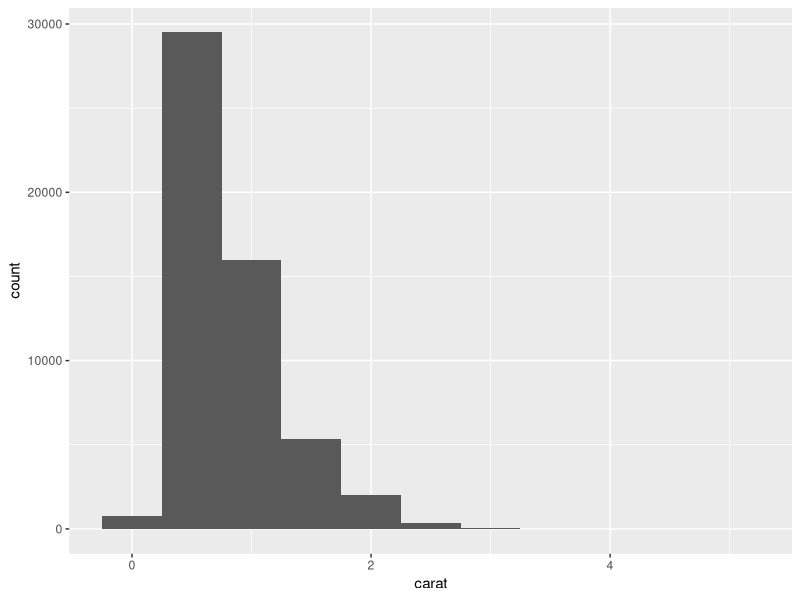
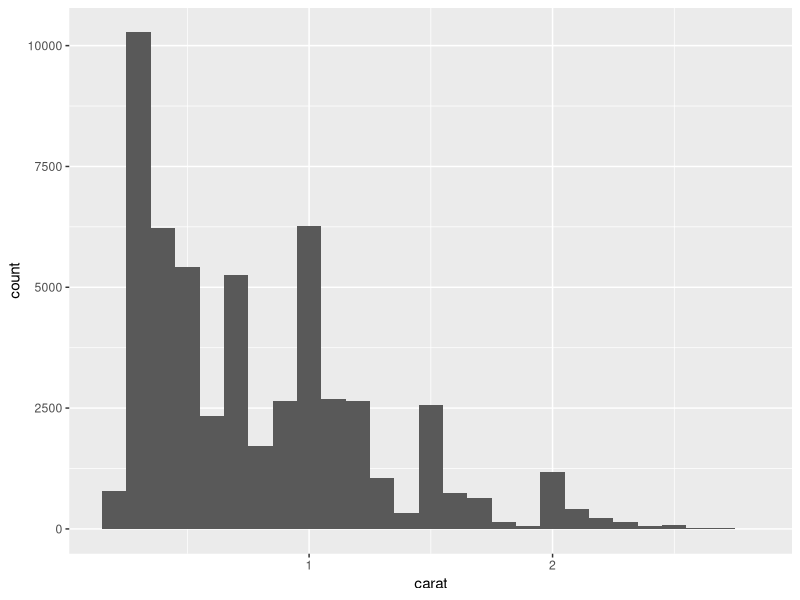
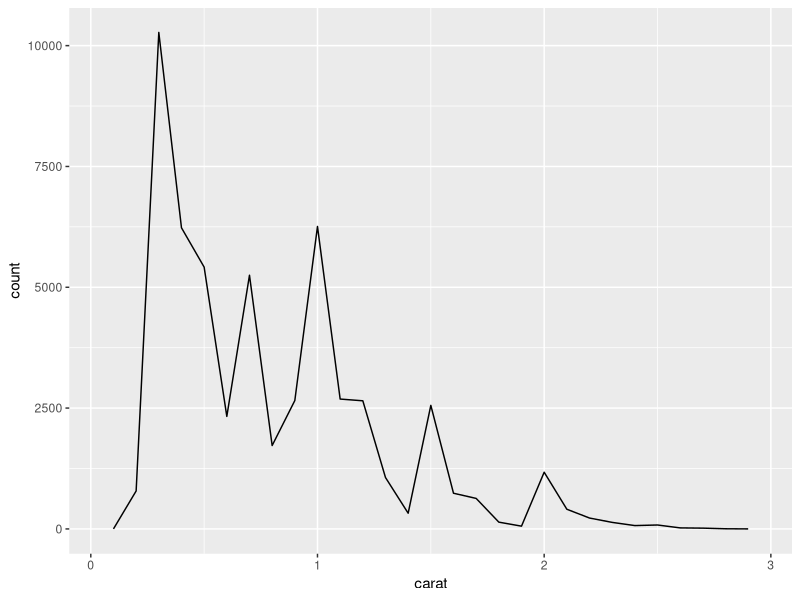
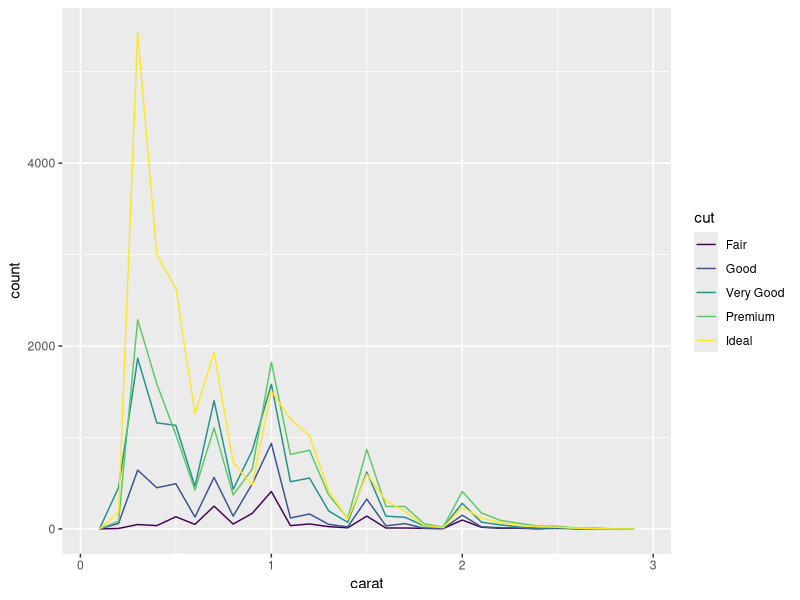
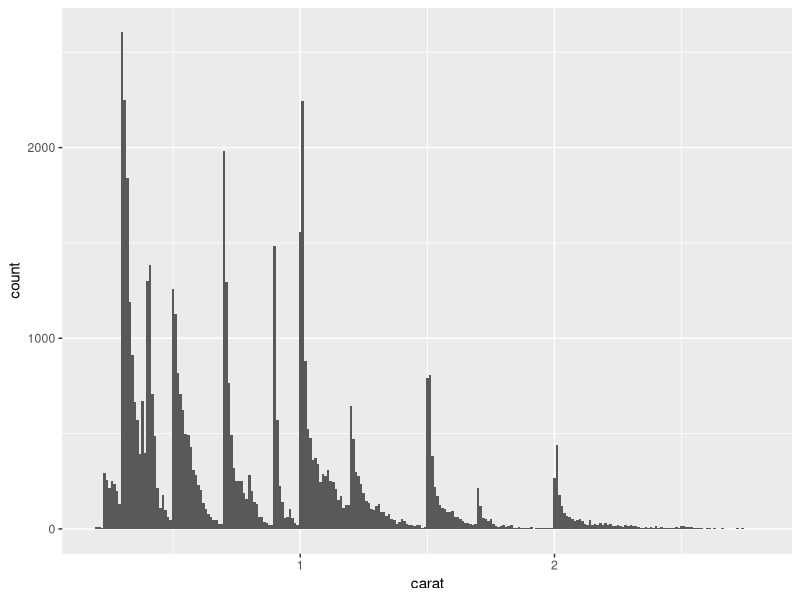
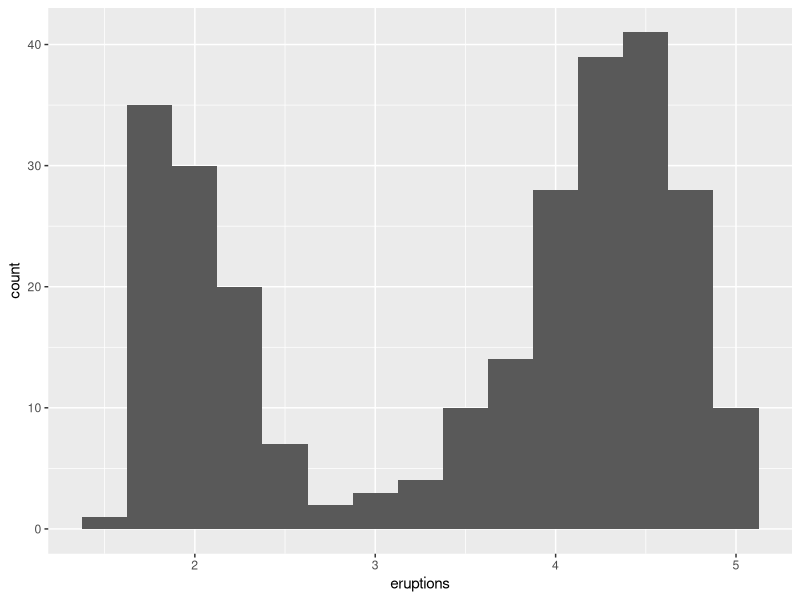
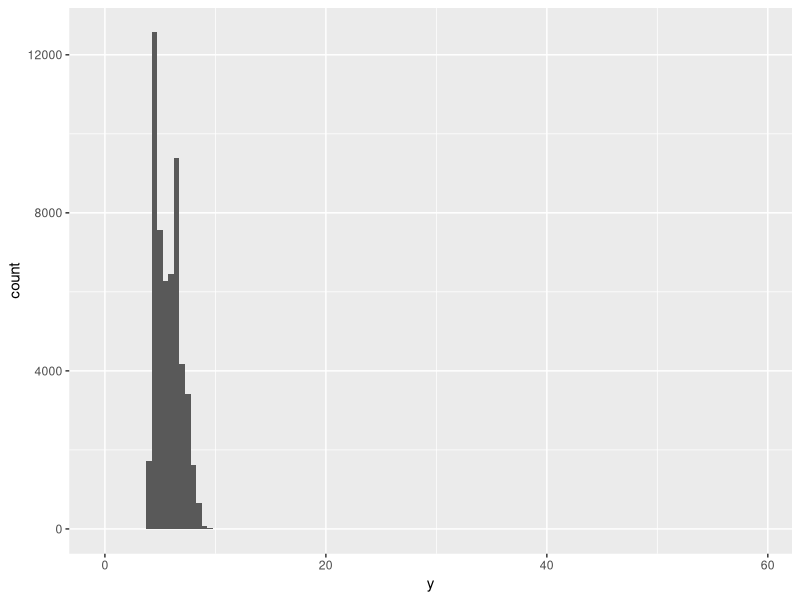
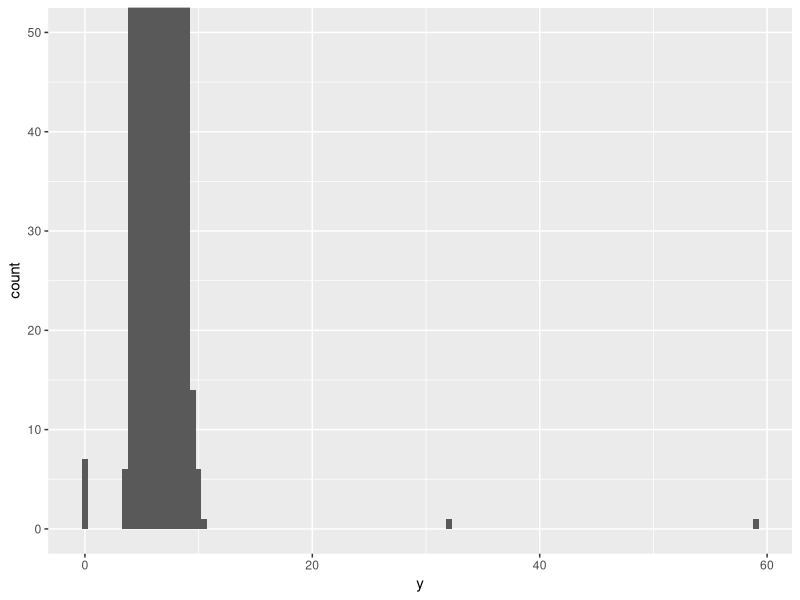

Here is the R script that generated these plots, in order:
library(ggplot2)
library(magrittr)
library(dplyr) 
ggplot(data = diamonds) +
  geom_histogram(mapping = aes(x = carat),
                 binwidth = 0.5)

smaller <- diamonds %>% filter(carat < 3)
ggplot(data = smaller, mapping = aes(x = carat)) + 
geom_histogram(binwidth = 0.1)

ggplot(data = smaller, mapping = aes(x = carat)) + 
  geom_freqpoly(binwidth = 0.1)#displaying the counts with bars, uses lines instead.

ggplot(data = smaller, mapping = aes(x = carat, color = cut)) + 
  geom_freqpoly(binwidth = 0.1)

ggplot(data = smaller, mapping = aes(x = carat)) + 
  geom_histogram(binwidth = 0.01)

ggplot(data = faithful, mapping = aes(x = eruptions)) + 
  geom_histogram(binwidth = 0.25)

ggplot(diamonds) +
  geom_histogram(mapping = aes(x = y),binwidth = 0.5)

ggplot(diamonds) +
  geom_histogram(mapping = aes(x = y),binwidth = 0.5) + 
  coord_cartesian(ylim = c(0,50))

unusual <- diamonds %>%
  filter(y < 3 | y > 20) %>%
  arrange(y)
unusual



##Explore the distribution of each of the x, y, and z variables in diamonds. 

summary(diamonds)
data <- data.frame(c(1:length(diamonds$x)),diamonds$x)
colnames(data) <- c("index","x")
ggplot(data = data, mapping = aes(x = x)) + 
  geom_histogram(binwidth = 0.1)
ggplot(data = data, mapping = aes(x = x)) + 
  geom_histogram(binwidth = 0.01)


data <- data.frame(c(1:length(diamonds$y)),diamonds$y)
colnames(data) <- c("index","y")
ggplot(data = data, mapping = aes(x = y)) + 
  geom_histogram(binwidth = 0.1)
ggplot(data = data, mapping = aes(x = y)) + 
  geom_histogram(binwidth = 0.01)



data <- data.frame(c(1:length(diamonds$z)),diamonds$z)
colnames(data) <- c("index","z")
ggplot(data = data, mapping = aes(x = z)) + 
  geom_histogram(binwidth = 0.1)
ggplot(data = data, mapping = aes(x = z)) + 
  geom_histogram(binwidth = 0.01)

# x ==> length in mm
# y ==> width in mm
# z ==> depth in mm


## Explore the distribution of price.
summary(diamonds$price)
frequency_table <- table(as.vector(diamonds$price))
most_common <- as.numeric(names(frequency_table[which.max(frequency_table)]))
most_common
ggplot(data = diamonds, mapping = aes(x = price)) + 
  geom_histogram(binwidth = 100) 
# unusual: we have a gap during 250
ggplot(data = diamonds, mapping = aes(x = price)) + 
  geom_histogram(binwidth = 50) 
ggplot(data = diamonds, mapping = aes(x = price)) + 
  geom_histogram(binwidth = 10) 
ggplot(data = diamonds, mapping = aes(x = price)) + 
  geom_histogram(binwidth = 1) 
ggplot(data = diamonds, mapping = aes(x = price)) + 
  geom_histogram(binwidth = 0.1) 


dim(diamonds)
tolerance <- 0.0001
num <- filter(diamonds, abs(carat - 0.99) < tolerance)
dim(num)
# 23 diamonds are 0.99 carat
num <- diamonds %>% filter(carat == 1)
dim(num)
# 1558 diamonds are 1 carat
#1. Perceived Value: Diamonds at exact carat weights (like 1 carat) are highly prized for their perceived prestige and milestone value.
#2. Psychological Pricing: Retailers prefer whole numbers for pricing, making 1 carat more desirable than 0.99 due to consumer perception.
#3. Market Demand: There's stronger demand for 1-carat diamonds, driven by consumer preferences and marketing.
#4. Cutting Practices: Diamond cutters aim for full carats to maximize weight retention and value, making 1-carat diamonds more common.
#5. Pricing Structure: Prices jump significantly at full carat points, making it economically favorable to produce 1-carat diamonds over 0.99 carat.
#6. Inventory Strategy: Retailers stock more of what sells best, leading to a higher availability of 1-carat diamonds compared to 0.99 carat.


ggplot(diamonds) +
  geom_histogram(mapping = aes(x = y),binwidth = 0.5) + 
  coord_cartesian(ylim = c(0,50),xlim = c(0,1000))
# What happens if you leave binwidth unset? graph will too large, we could not see the detail
# We can get more detail from it.

y <- 10
diamonds2 <- diamonds %>% filter(between(y, 3, 20))
diamonds2 <- diamonds %>% mutate(y = ifelse(y < 3 | y > 20, NA, y))
ggplot(data = diamonds2, mapping = aes(x = x, y = y)) + geom_point()
ggplot(data = diamonds2, mapping = aes(x = x, y = y)) + geom_point(na.rm = TRUE)

#nycflights13::flights %>% mutate( cancelled =
#                                    is.na(dep_time), sched_hour =
#                                    sched_dep_time %/% 100, sched_min =
#                                    sched_dep_time %% 100, sched_dep_time =
#                                    sched_hour + sched_min / 60 ) %>%
#  ggplot(mapping = aes(sched_dep_time)) +
#  geom_freqpoly( mapping = aes(color =
#                                 cancelled), binwidth = 1/4 )
